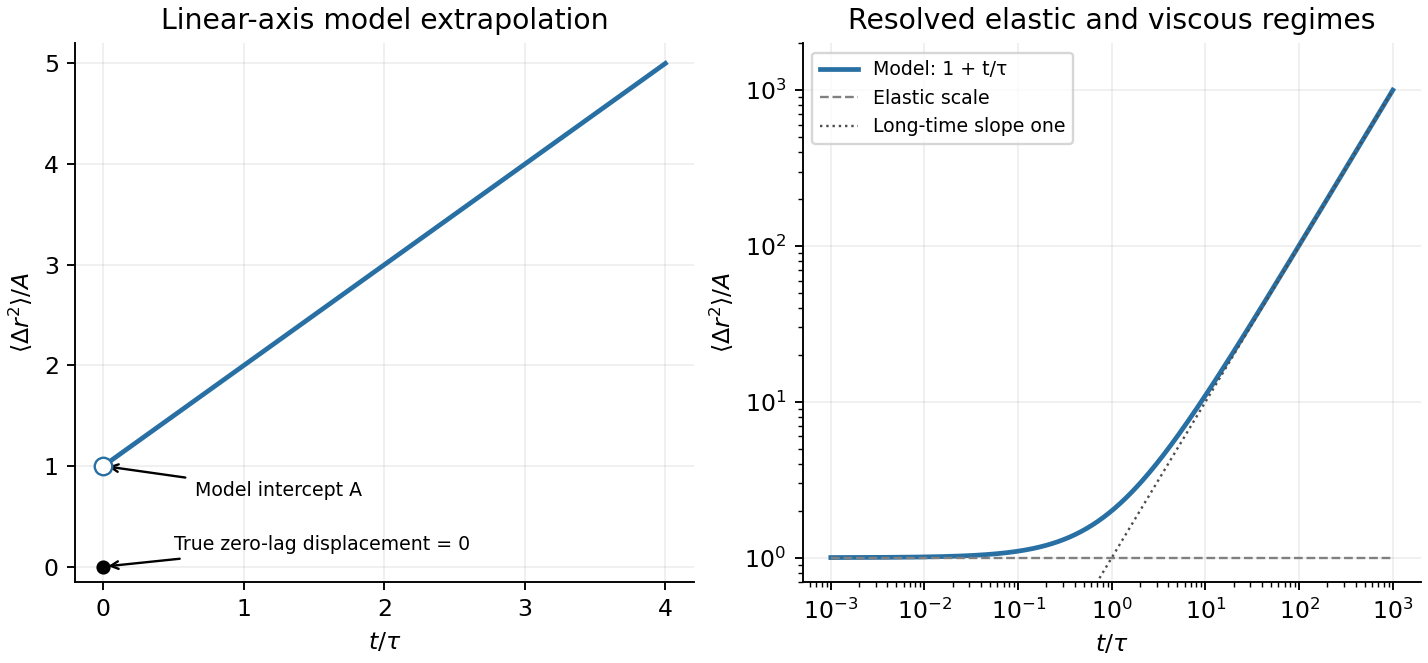

Python code for this plot:
"""Original model displacement with explicit zero-lag qualification."""
import numpy as np
import matplotlib.pyplot as plt

def main():
 plt.rcParams.update({'font.size':10})
 fig,ax=plt.subplots(1,2,figsize=(8.4,3.9),layout='constrained')
 x=np.linspace(0,4,400);ax[0].plot(x,1+x,c='#286fa3',lw=2)
 ax[0].scatter([0],[1],facecolor='white',edgecolor='#286fa3',s=55,zorder=5);ax[0].scatter([0],[0],c='black',s=25,zorder=5)
 ax[0].annotate('Model intercept A',(0,1),(.65,.7),arrowprops={'arrowstyle':'->'},fontsize=8)
 ax[0].annotate('True zero-lag displacement = 0',(0,0),(.5,.17),arrowprops={'arrowstyle':'->'},fontsize=8)
 ax[0].set(xlabel=r'$t/\tau$',ylabel=r'$\langle\Delta r^2\rangle/A$',title='Linear-axis model extrapolation',ylim=(-.15,5.2))
 z=np.logspace(-3,3,500);ax[1].loglog(z,1+z,c='#286fa3',lw=2,label='Model: 1 + t/τ');ax[1].loglog(z,np.ones_like(z),'--',c='.5',lw=1,label='Elastic scale');ax[1].loglog(z,z,':',c='.3',lw=1,label='Long-time slope one')
 ax[1].set(xlabel=r'$t/\tau$',ylabel=r'$\langle\Delta r^2\rangle/A$',title='Resolved elastic and viscous regimes',ylim=(.7,2e3));ax[1].legend(fontsize=8)
 for a in ax:a.spines[['top','right']].set_visible(False);a.grid(alpha=.2)
 fig.savefig('paper-1-maxwell-creep.png',dpi=170,facecolor='white');plt.close(fig)
if __name__=='__main__':main()
